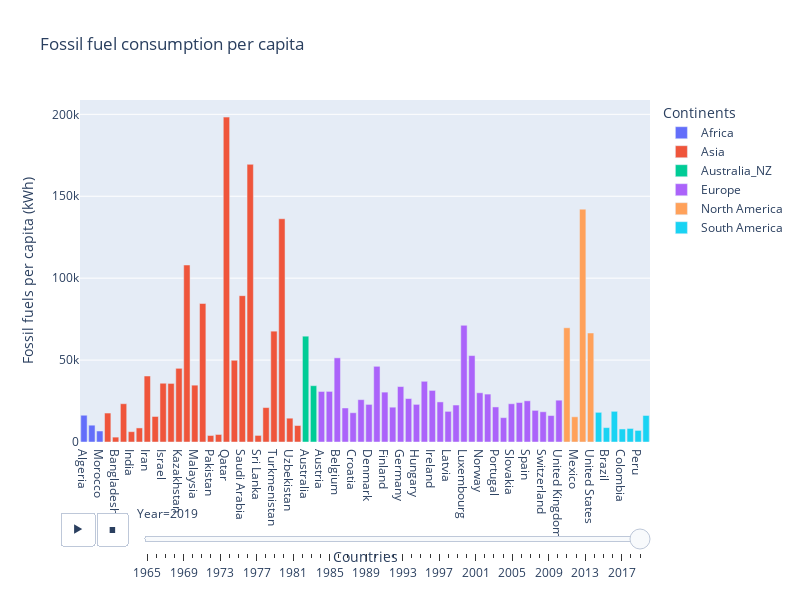

Notebook code for this chart:
### Code cell
import plotly.express as px
import pandas as pd
import plotly.graph_objects as go
from plotly.subplots import make_subplots

inicial = pd.read_csv("datasets/fossil-fuels-per-capita.csv")
ffpc = pd.DataFrame(inicial)
exclude=["OWID_WRL"]
ffpc=ffpc[~ffpc["Code"].isin(exclude)]
Africa = pd.read_csv("datasets/Countries-Africa.csv")
Asia = pd.read_csv("datasets/Countries-Asia.csv")
Australia_NZ = pd.read_csv("datasets/Countries-Australia-NZ.csv")
Europe = pd.read_csv("datasets/Countries-Europe.csv")
North_America = pd.read_csv("datasets/Countries-North-America.csv")
South_America = pd.read_csv("datasets/Countries-South-America.csv")
Africa_df = pd.DataFrame()
Asia_df = pd.DataFrame()
Australia_NZ_df = pd.DataFrame()
Europe_df = pd.DataFrame()
North_America_df = pd.DataFrame()
South_America_df = pd.DataFrame()
for nome in ffpc["Entity"].unique():
    ffpc_nome = pd.DataFrame(ffpc.loc[ffpc.loc[:, "Entity"] == f"{nome}"])

    if nome in list(Africa["name"]):
        Africa_df = Africa_df.append(ffpc_nome, ignore_index=True)
        Africa_df["Continent"] = "Africa"
    if nome in list(Asia["name"]):
        Asia_df = Asia_df.append(ffpc_nome, ignore_index=True)
        Asia_df["Continent"] = "Asia"
    if nome in list(Australia_NZ["name"]):
        Australia_NZ_df = Australia_NZ_df.append(ffpc_nome, ignore_index=True)
        Australia_NZ_df["Continent"] = "Australia_NZ"
    if nome in list(Europe["name"]):
        Europe_df = Europe_df.append(ffpc_nome, ignore_index=True)
        Europe_df["Continent"] = "Europe"
    if nome in list(North_America["name"]):
        North_America_df = North_America_df.append(ffpc_nome, ignore_index=True)
        North_America_df["Continent"] = "North America"
    if nome in list(South_America["name"]):
        South_America_df = South_America_df.append(ffpc_nome, ignore_index=True)
        South_America_df["Continent"] = "South America"


ffpc_2 = pd.concat([Africa_df, Asia_df, Australia_NZ_df, Europe_df, North_America_df, South_America_df],
                         axis=0, ignore_index=True)

fig=px.bar(x=ffpc_2["Entity"], 
           y=ffpc_2["Fossil fuels per capita (kWh)"], 
           color = ffpc_2["Continent"], 
           animation_frame=ffpc_2["Year"],
           title="Fossil fuel consumption per capita",
           labels={'y':'Fossil fuels per capita (kWh)',
                   'x':'Countries',
                   'color':'Continents',
                   'animation_frame':'Year'})
fig.update_layout(height=600, width=800)
fig.show()

### Figure 1 — Plotly figure (JSON) as saved in the notebook; plotly's stock layout.template omitted (floating-point values rounded to 4 significant figures)
{"data": [{"alignmentgroup": "True", "hovertemplate": "Continents=Africa<br>Year=2019<br>Countries=%{x}<br>Fossil fuels per capita (kWh)=%{y}<extra></extra>", "legendgroup": "Africa", "marker": {"color": "#636efa", "pattern": {"shape": ""}}, "name": "Africa", "offsetgroup": "Africa", "orientation": "v", "showlegend": true, "textposition": "auto", "type": "bar", "x": ["Algeria", "Egypt", "Morocco"], "xaxis": "x", "y": [16330.0, 10260.0, 6716.0], "yaxis": "y"}, {"alignmentgroup": "True", "hovertemplate": "Continents=Asia<br>Year=2019<br>Countries=%{x}<br>Fossil fuels per capita (kWh)=%{y}<extra></extra>", "legendgroup": "Asia", "marker": {"color": "#EF553B", "pattern": {"shape": ""}}, "name": "Asia", "offsetgroup": "Asia", "orientation": "v", "showlegend": true, "textposition": "auto", "type": "bar", "x": ["Azerbaijan", "Bangladesh", "China", "India", "Indonesia", "Iran", "Iraq", "Israel", "Japan", "Kazakhstan", "Kuwait", "Malaysia", "Oman", "Pakistan", "Philippines", "Qatar", "Russia", "Saudi Arabia", "Singapore", "Sri Lanka", "Thailand", "Turkmenistan", "United Arab Emirates", "Uzbekistan", "Vietnam"], "xaxis": "x", "y": [17680.0, 2976.0, 23370.0, 6303.0, 8590.0, 40280.0, 15570.0, 35860.0, 35760.0, 44970.0, 108000.0, 34690.0, 84530.0, 3972.0, 4593.0, 198300.0, 49880.0, 89320.0, 169500.0, 4015.0, 21010.0, 67650.0, 136300.0, 14530.0, 10060.0], "yaxis": "y"}, {"alignmentgroup": "True", "hovertemplate": "Continents=Australia_NZ<br>Year=2019<br>Countries=%{x}<br>Fossil fuels per capita (kWh)=%{y}<extra></extra>", "legendgroup": "Australia_NZ", "marker": {"color": "#00cc96", "pattern": {"shape": ""}}, "name": "Australia_NZ", "offsetgroup": "Australia_NZ", "orientation": "v", "showlegend": true, "textposition": "auto", "type": "bar", "x": ["Australia", "New Zealand"], "xaxis": "x", "y": [64590.0, 34380.0], "yaxis": "y"}, {"alignmentgroup": "True", "hovertemplate": "Continents=Europe<br>Year=2019<br>Countries=%{x}<br>Fossil fuels per capita (kWh)=%{y}<extra></extra>", "legendgroup": "Europe", "marker": {"color": "#ab63fa", "pattern": {"shape": ""}}, "name": "Europe", "offsetgroup": "Europe", "orientation": "v", "showlegend": true, "textposition": "auto", "type": "bar", "x": ["Austria", "Belarus", "Belgium", "Bulgaria", "Croatia", "Cyprus", "Denmark", "Estonia", "Finland", "France", "Germany", "Greece", "Hungary", "Iceland", "Ireland", "Italy", "Latvia", "Lithuania", "Luxembourg", "Netherlands", "Norway", "Poland", "Portugal", "Romania", "Slovakia", "Slovenia", "Spain", "Sweden", "Switzerland", "Ukraine", "United Kingdom"], "xaxis": "x", "y": [30840.0, 30880.0, 51380.0, 20770.0, 17870.0, 25853, 22950.0, 46200.0, 30440.0, 21250.0, 33840.0, 26520.0, 22970.0, 37050.0, 31490.0, 24480.0, 18710.0, 22570.0, 71240.0, 52750.0, 30050.0, 29240.0, 21400.0, 14870.0, 23350.0, 24080.0, 25140.0, 19300.0, 18460.0, 16150.0, 25530.0], "yaxis": "y"}, {"alignmentgroup": "True", "hovertemplate": "Continents=North America<br>Year=2019<br>Countries=%{x}<br>Fossil fuels per capita (kWh)=%{y}<extra></extra>", "legendgroup": "North America", "marker": {"color": "#FFA15A", "pattern": {"shape": ""}}, "name": "North America", "offsetgroup": "North America", "orientation": "v", "showlegend": true, "textposition": "auto", "type": "bar", "x": ["Canada", "Mexico", "Trinidad and Tobago", "United States"], "xaxis": "x", "y": [69720.0, 15380.0, 142100.0, 66530.0], "yaxis": "y"}, {"alignmentgroup": "True", "hovertemplate": "Continents=South America<br>Year=2019<br>Countries=%{x}<br>Fossil fuels per capita (kWh)=%{y}<extra></extra>", "legendgroup": "South America", "marker": {"color": "#19d3f3", "pattern": {"shape": ""}}, "name": "South America", "offsetgroup": "South America", "orientation": "v", "showlegend": true, "textposition": "auto", "type": "bar", "x": ["Argentina", "Brazil", "Chile", "Colombia", "Ecuador", "Peru", "Venezuela"], "xaxis": "x", "y": [18100.0, 8786.0, 18720.0, 7965.0, 8268.0, 7067.0, 16180.0], "yaxis": "y"}], "layout": {"barmode": "relative", "height": 600, "legend": {"title": {"text": "Continents"}, "tracegroupgap": 0}, "sliders": [{"active": 54, "currentvalue": {"prefix": "Year="}, "len": 0.9, "pad": {"b": 10, "t": 60}, "steps": [{"args": [["1965"], {"frame": {"duration": 0, "redraw": true}, "fromcurrent": true, "mode": "immediate", "transition": {"duration": 0, "easing": "linear"}}], "label": "1965", "method": "animate"}, {"args": [["1966"], {"frame": {"duration": 0, "redraw": true}, "fromcurrent": true, "mode": "immediate", "transition": {"duration": 0, "easing": "linear"}}], "label": "1966", "method": "animate"}, {"args": [["1967"], {"frame": {"duration": 0, "redraw": true}, "fromcurrent": true, "mode": "immediate", "transition": {"duration": 0, "easing": "linear"}}], "label": "1967", "method": "animate"}, {"args": [["1968"], {"frame": {"duration": 0, "redraw": true}, "fromcurrent": true, "mode": "immediate", "transition": {"duration": 0, "easing": "linear"}}], "label": "1968", "method": "animate"}, {"args": [["1969"], {"frame": {"duration": 0, "redraw": true}, "fromcurrent": true, "mode": "immediate", "transition": {"duration": 0, "easing": "linear"}}], "label": "1969", "method": "animate"}, {"args": [["1970"], {"frame": {"duration": 0, "redraw": true}, "fromcurrent": true, "mode": "immediate", "transition": {"duration": 0, "easing": "linear"}}], "label": "1970", "method": "animate"}, {"args": [["1971"], {"frame": {"duration": 0, "redraw": true}, "fromcurrent": true, "mode": "immediate", "transition": {"duration": 0, "easing": "linear"}}], "label": "1971", "method": "animate"}, {"args": [["1972"], {"frame": {"duration": 0, "redraw": true}, "fromcurrent": true, "mode": "immediate", "transition": {"duration": 0, "easing": "linear"}}], "label": "1972", "method": "animate"}, {"args": [["1973"], {"frame": {"duration": 0, "redraw": true}, "fromcurrent": true, "mode": "immediate", "transition": {"duration": 0, "easing": "linear"}}], "label": "1973", "method": "animate"}, {"args": [["1974"], {"frame": {"duration": 0, "redraw": true}, "fromcurrent": true, "mode": "immediate", "transition": {"duration": 0, "easing": "linear"}}], "label": "1974", "method": "animate"}, {"args": [["1975"], {"frame": {"duration": 0, "redraw": true}, "fromcurrent": true, "mode": "immediate", "transition": {"duration": 0, "easing": "linear"}}], "label": "1975", "method": "animate"}, {"args": [["1976"], {"frame": {"duration": 0, "redraw": true}, "fromcurrent": true, "mode": "immediate", "transition": {"duration": 0, "easing": "linear"}}], "label": "1976", "method": "animate"}, {"args": [["1977"], {"frame": {"duration": 0, "redraw": true}, "fromcurrent": true, "mode": "immediate", "transition": {"duration": 0, "easing": "linear"}}], "label": "1977", "method": "animate"}, {"args": [["1978"], {"frame": {"duration": 0, "redraw": true}, "fromcurrent": true, "mode": "immediate", "transition": {"duration": 0, "easing": "linear"}}], "label": "1978", "method": "animate"}, {"args": [["1979"], {"frame": {"duration": 0, "redraw": true}, "fromcurrent": true, "mode": "immediate", "transition": {"duration": 0, "easing": "linear"}}], "label": "1979", "method": "animate"}, {"args": [["1980"], {"frame": {"duration": 0, "redraw": true}, "fromcurrent": true, "mode": "immediate", "transition": {"duration": 0, "easing": "linear"}}], "label": "1980", "method": "animate"}, {"args": [["1981"], {"frame": {"duration": 0, "redraw": true}, "fromcurrent": true, "mode": "immediate", "transition": {"duration": 0, "easing": "linear"}}], "label": "1981", "method": "animate"}, {"args": [["1982"], {"frame": {"duration": 0, "redraw": true}, "fromcurrent": true, "mode": "immediate", "transition": {"duration": 0, "easing": "linear"}}], "label": "1982", "method": "animate"}, {"args": [["1983"], {"frame": {"duration": 0, "redraw": true}, "fromcurrent": true, "mode": "immediate", "transition": {"duration": 0, "easing": "linear"}}], "label": "1983", "method": "animate"}, {"args": [["1984"], {"frame": {"duration": 0, "redraw": true}, "fromcurrent": true, "mode": "immediate", "transition": {"duration": 0, "easing": "linear"}}], "label": "1984", "method": "animate"}, {"args": [["1985"], {"frame": {"duration": 0, "redraw": true}, "fromcurrent": true, "mode": "immediate", "transition": {"duration": 0, "easing": "linear"}}], "label": "1985", "method": "animate"}, {"args": [["1986"], {"frame": {"duration": 0, "redraw": true}, "fromcurrent": true, "mode": "immediate", "transition": {"duration": 0, "easing": "linear"}}], "label": "1986", "method": "animate"}, {"args": [["1987"], {"frame": {"duration": 0, "redraw": true}, "fromcurrent": true, "mode": "immediate", "transition": {"duration": 0, "easing": "linear"}}], "label": "1987", "method": "animate"}, {"args": [["1988"], {"frame": {"duration": 0, "redraw": true}, "fromcurrent": true, "mode": "immediate", "transition": {"duration": 0, "easing": "linear"}}], "label": "1988", "method": "animate"}, {"args": [["1989"], {"frame": {"duration": 0, "redraw": true}, "fromcurrent": true, "mode": "immediate", "transition": {"duration": 0, "easing": "linear"}}], "label": "1989", "method": "animate"}, {"args": [["1990"], {"frame": {"duration": 0, "redraw": true}, "fromcurrent": true, "mode": "immediate", "transition": {"duration": 0, "easing": "linear"}}], "label": "1990", "method": "animate"}, {"args": [["1991"], {"frame": {"duration": 0, "redraw": true}, "fromcurrent": true, "mode": "immediate", "transition": {"duration": 0, "easing": "linear"}}], "label": "1991", "method": "animate"}, {"args": [["1992"], {"frame": {"duration": 0, "redraw": true}, "fromcurrent": true, "mode": "immediate", "transition": {"duration": 0, "easing": "linear"}}], "label": "1992", "method": "animate"}, {"args": [["1993"], {"frame": {"duration": 0, "redraw": true}, "fromcurrent": true, "mode": "immediate", "transition": {"duration": 0, "easing": "linear"}}], "label": "1993", "method": "animate"}, {"args": [["1994"], {"frame": {"duration": 0, "redraw": true}, "fromcurrent": true, "mode": "immediate", "transition": {"duration": 0, "easing": "linear"}}], "label": "1994", "method": "animate"}, {"args": [["1995"], {"frame": {"duration": 0, "redraw": true}, "fromcurrent": true, "mode": "immediate", "transition": {"duration": 0, "easing": "linear"}}], "label": "1995", "method": "animate"}, {"args": [["1996"], {"frame": {"duration": 0, "redraw": true}, "fromcurrent": true, "mode": "immediate", "transition": {"duration": 0, "easing": "linear"}}], "label": "1996", "method": "animate"}, {"args": [["1997"], {"frame": {"duration": 0, "redraw": true}, "fromcurrent": true, "mode": "immediate", "transition": {"duration": 0, "easing": "linear"}}], "label": "1997", "method": "animate"}, {"args": [["1998"], {"frame": {"duration": 0, "redraw": true}, "fromcurrent": true, "mode": "immediate", "transition": {"duration": 0, "easing": "linear"}}], "label": "1998", "method": "animate"}, {"args": [["1999"], {"frame": {"duration": 0, "redraw": true}, "fromcurrent": true, "mode": "immediate", "transition": {"duration": 0, "easing": "linear"}}], "label": "1999", "method": "animate"}, {"args": [["2000"], {"frame": {"duration": 0, "redraw": true}, "fromcurrent": true, "mode": "immediate", "transition": {"duration": 0, "easing": "linear"}}], "label": "2000", "method": "animate"}, {"args": [["2001"], {"frame": {"duration": 0, "redraw": true}, "fromcurrent": true, "mode": "immediate", "transition": {"duration": 0, "easing": "linear"}}], "label": "2001", "method": "animate"}, {"args": [["2002"], {"frame": {"duration": 0, "redraw": true}, "fromcurrent": true, "mode": "immediate", "transition": {"duration": 0, "easing": "linear"}}], "label": "2002", "method": "animate"}, {"args": [["2003"], {"frame": {"duration": 0, "redraw": true}, "fromcurrent": true, "mode": "immediate", "transition": {"duration": 0, "easing": "linear"}}], "label": "2003", "method": "animate"}, {"args": [["2004"], {"frame": {"duration": 0, "redraw": true}, "fromcurrent": true, "mode": "immediate", "transition": {"duration": 0, "easing": "linear"}}], "label": "2004", "method": "animate"}, {"args": [["2005"], {"frame": {"duration": 0, "redraw": true}, "fromcurrent": true, "mode": "immediate", "transition": {"duration": 0, "easing": "linear"}}], "label": "2005", "method": "animate"}, {"args": [["2006"], {"frame": {"duration": 0, "redraw": true}, "fromcurrent": true, "mode": "immediate", "transition": {"duration": 0, "easing": "linear"}}], "label": "2006", "method": "animate"}, {"args": [["2007"], {"frame": {"duration": 0, "redraw": true}, "fromcurrent": true, "mode": "immediate", "transition": {"duration": 0, "easing": "linear"}}], "label": "2007", "method": "animate"}, {"args": [["2008"], {"frame": {"duration": 0, "redraw": true}, "fromcurrent": true, "mode": "immediate", "transition": {"duration": 0, "easing": "linear"}}], "label": "2008", "method": "animate"}, {"args": [["2009"], {"frame": {"duration": 0, "redraw": true}, "fromcurrent": true, "mode": "immediate", "transition": {"duration": 0, "easing": "linear"}}], "label": "2009", "method": "animate"}, {"args": [["2010"], {"frame": {"duration": 0, "redraw": true}, "fromcurrent": true, "mode": "immediate", "transition": {"duration": 0, "easing": "linear"}}], "label": "2010", "method": "animate"}, {"args": [["2011"], {"frame": {"duration": 0, "redraw": true}, "fromcurrent": true, "mode": "immediate", "transition": {"duration": 0, "easing": "linear"}}], "label": "2011", "method": "animate"}, {"args": [["2012"], {"frame": {"duration": 0, "redraw": true}, "fromcurrent": true, "mode": "immediate", "transition": {"duration": 0, "easing": "linear"}}], "label": "2012", "method": "animate"}, {"args": [["2013"], {"frame": {"duration": 0, "redraw": true}, "fromcurrent": true, "mode": "immediate", "transition": {"duration": 0, "easing": "linear"}}], "label": "2013", "method": "animate"}, {"args": [["2014"], {"frame": {"duration": 0, "redraw": true}, "fromcurrent": true, "mode": "immediate", "transition": {"duration": 0, "easing": "linear"}}], "label": "2014", "method": "animate"}, {"args": [["2015"], {"frame": {"duration": 0, "redraw": true}, "fromcurrent": true, "mode": "immediate", "transition": {"duration": 0, "easing": "linear"}}], "label": "2015", "method": "animate"}, {"args": [["2016"], {"frame": {"duration": 0, "redraw": true}, "fromcurrent": true, "mode": "immediate", "transition": {"duration": 0, "easing": "linear"}}], "label": "2016", "method": "animate"}, {"args": [["2017"], {"frame": {"duration": 0, "redraw": true}, "fromcurrent": true, "mode": "immediate", "transition": {"duration": 0, "easing": "linear"}}], "label": "2017", "method": "animate"}, {"args": [["2018"], {"frame": {"duration": 0, "redraw": true}, "fromcurrent": true, "mode": "immediate", "transition": {"duration": 0, "easing": "linear"}}], "label": "2018", "method": "animate"}, {"args": [["2019"], {"frame": {"duration": 0, "redraw": true}, "fromcurrent": true, "mode": "immediate", "transition": {"duration": 0, "easing": "linear"}}], "label": "2019", "method": "animate"}], "x": 0.1, "xanchor": "left", "y": 0, "yanchor": "top"}], "title": {"text": "Fossil fuel consumption per capita"}, "updatemenus": [{"buttons": [{"args": [null, {"frame": {"duration": 500, "redraw": true}, "fromcurrent": true, "mode": "immediate", "transition": {"duration": 500, "easing": "linear"}}], "label": "&#9654;", "method": "animate"}, {"args": [[null], {"frame": {"duration": 0, "redraw": true}, "fromcurrent": true, "mode": "immediate", "transition": {"duration": 0, "easing": "linear"}}], "label": "&#9724;", "method": "animate"}], "direction": "left", "pad": {"r": 10, "t": 70}, "showactive": false, "type": "buttons", "x": 0.1, "xanchor": "right", "y": 0, "yanchor": "top"}], "width": 800, "xaxis": {"anchor": "y", "autorange": true, "domain": [0, 1], "range": [-0.5, 58.5], "title": {"text": "Countries"}, "type": "category"}, "yaxis": {"anchor": "x", "autorange": true, "domain": [0, 1], "range": [0, 180800.0], "title": {"text": "Fossil fuels per capita (kWh)"}, "type": "linear"}}}
